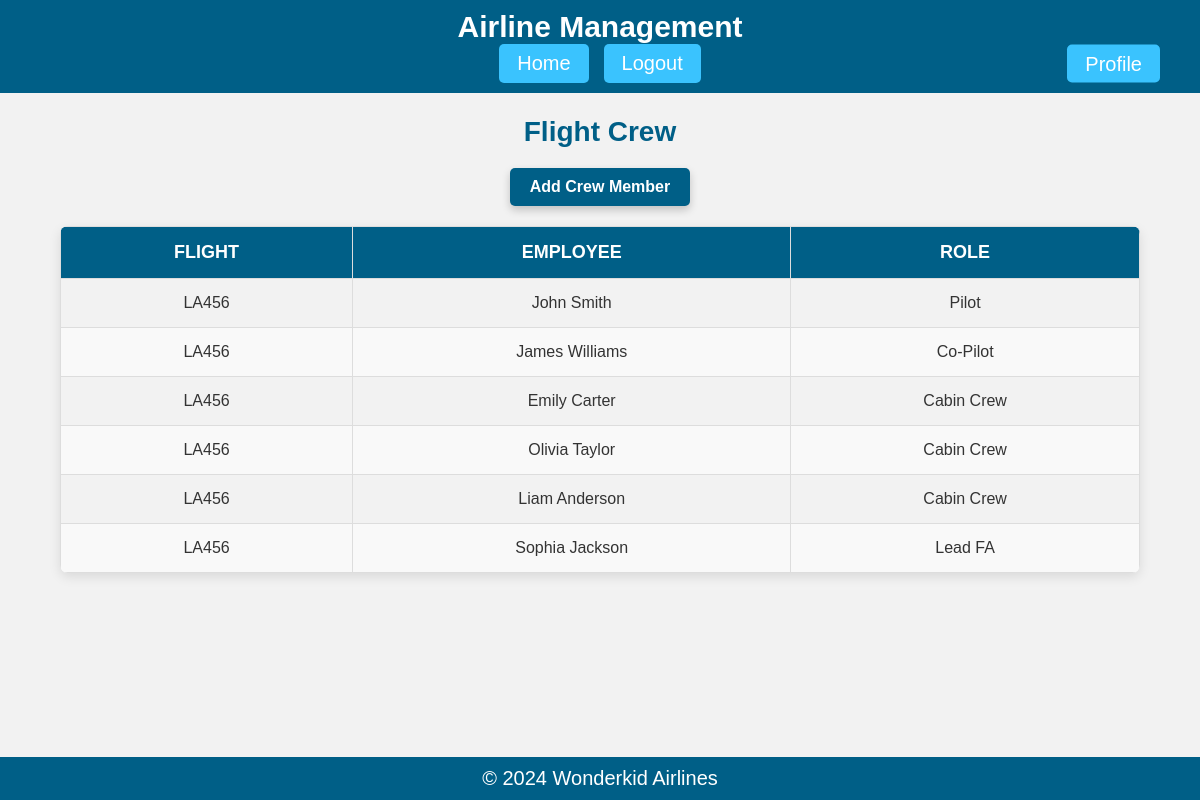
Page /flightcrew/ (signed in) on the committed database.
### Airlines/models.py (models this page shows, shortened)
class FlightCrew(models.Model):
    flight = models.ForeignKey('Flight', on_delete=models.CASCADE)
    employee = models.ForeignKey('Employee', on_delete=models.CASCADE)
    role = models.CharField(max_length=50)

class Flight(models.Model):
    flight_number = models.CharField(max_length=10)
    departure_airport = models.ForeignKey(Airport, on_delete=models.CASCADE, related_name='departing_flights')
    arrival_airport = models.ForeignKey(Airport, on_delete=models.CASCADE, related_name='arriving_flights')
    departure_time = models.DateTimeField()
    arrival_time = models.DateTimeField()
    aircraft = models.ForeignKey(Aircraft, on_delete=models.CASCADE)
    def __str__(self):
        return self.flight_number

class Employee(models.Model):
    name = models.CharField(max_length=100)
    position = models.CharField(max_length=50)
    salary = models.DecimalField(max_digits=10, decimal_places=2)
    def __str__(self):
        return self.name

### Airlines/views.py (the view)
# urls.py: path('flightcrew/', views.flightcrew_list, name='flightcrew'),
@login_required
def flightcrew_list(request):
    crew_members = FlightCrew.objects.all()
    return render(request, 'flightcrew.html', {'crew_members': crew_members})

### Airlines/templates/flightcrew.html (shortened to what this page needs)
{% extends 'base.html' %}
{% block content %}
    <h2>Flight Crew</h2>
    <a href="{% url 'add_flightcrew' %}" class="btn primary-btn">Add Crew Member</a>
    <table>
        <thead>
            <tr>
                <th>Flight</th>
                <th>Employee</th>
                <th>Role</th>
            </tr>
        </thead>
        <tbody>
            {% for crew in crew_members %}
            <tr>
                <td>{{ crew.flight }}</td>
                <td>{{ crew.employee }}</td>
                <td>{{ crew.role }}</td>
            </tr>
            {% endfor %}
        </tbody>
    </table>
{% endblock %}

### Airlines/templates/base.html (style rules this page uses)
body { font-family: Arial, sans-serif; background-color: #f2f2f2; margin: 0; padding: 0; color: #333; min-height: 100vh; display: flex; flex-direction: column; }

### Airlines/templates/flightcrew.html (style rules this page uses)
h2 { text-align: center; color: #005f87; font-size: 28px; margin-bottom: 20px; font-weight: bold; }
table { width: 90%; margin: 20px auto; border-collapse: collapse; border-radius: 8px; overflow: hidden; box-shadow: 0px 4px 12px rgba(0, 0, 0, 0.1); }
table th, table td { padding: 15px; text-align: center; font-size: 16px; border: 1px solid #ddd; }
table th { background-color: #005f87; color: white; font-weight: bold; text-transform: uppercase; font-size: 18px; }
table tbody tr:nth-child(even) { background-color: #f9f9f9; }
.btn { display: inline-block; padding: 10px 20px; background-color: #005f87; color: white; text-decoration: none; border-radius: 5px; font-size: 20px; font-weight: 500; transition: background-color 0.3s ease, transform 0.2s ease; }
.primary-btn { display: block; width: fit-content; margin: 0 auto 20px; background-color: #005f87; font-size: 16px; font-weight: bold; box-shadow: 0px 4px 8px rgba(0, 0, 0, 0.2); }

### rows in the picture
FlightCrew: flight "LA456", employee "John Smith", role "Pilot"
FlightCrew: flight "LA456", employee "James Williams", role "Co-Pilot"
FlightCrew: flight "LA456", employee "Emily Carter", role "Cabin Crew"
FlightCrew: flight "LA456", employee "Olivia Taylor", role "Cabin Crew"
FlightCrew: flight "LA456", employee "Liam Anderson", role "Cabin Crew"
FlightCrew: flight "LA456", employee "Sophia Jackson", role "Lead FA"
